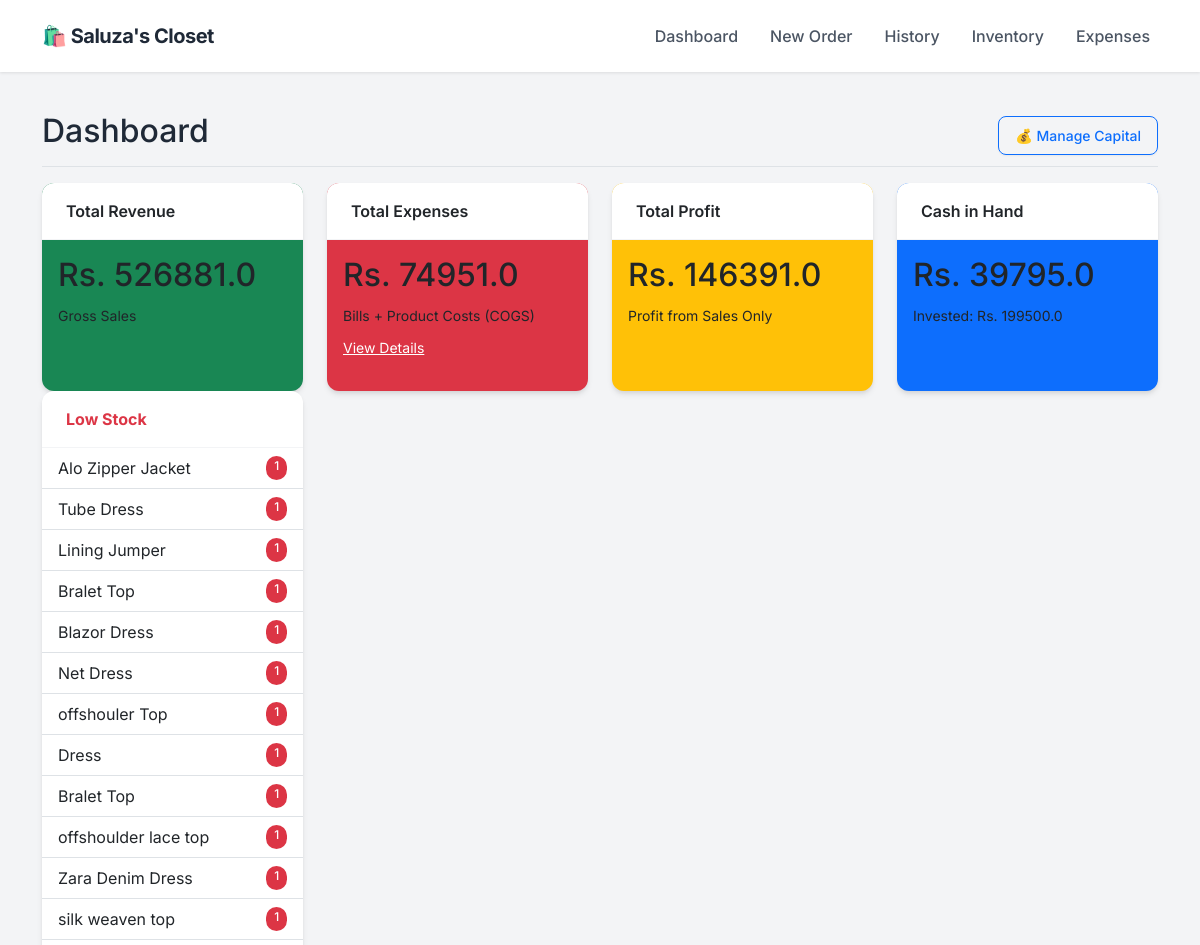
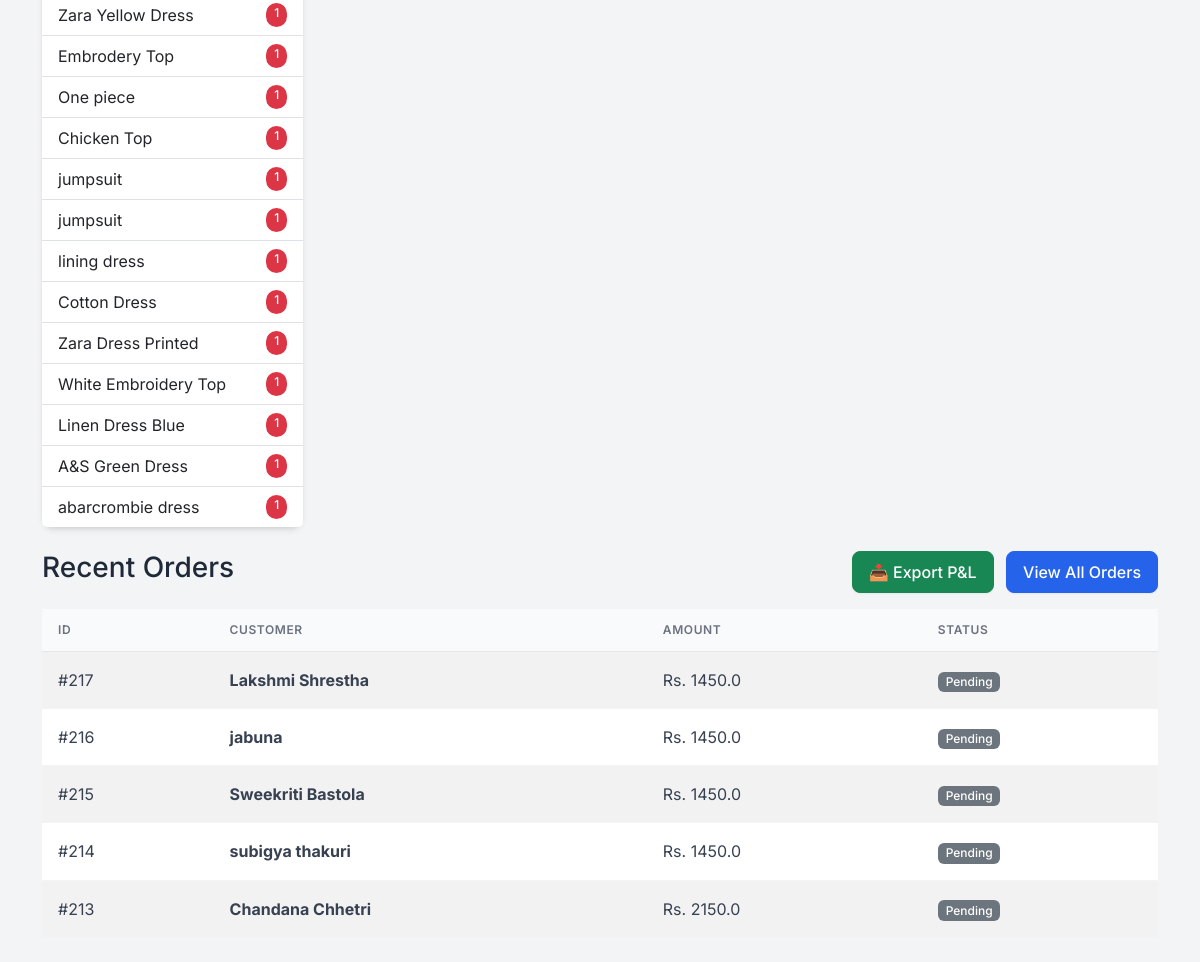
The page / on the database its author committed (2 pictures, top to bottom).
### app.py (models this page shows)
class Product(db.Model):
    id = db.Column(db.Integer, primary_key=True)
    sku = db.Column(db.String(50), unique=True, nullable=True)
    name = db.Column(db.String(100), nullable=False)
    size = db.Column(db.String(10), nullable=False)
    cost_price = db.Column(db.Float, default=0.0)
    price = db.Column(db.Float, nullable=False)
    stock = db.Column(db.Integer, default=0)
    image = db.Column(db.String(100), nullable=True)

class Order(db.Model):
    id = db.Column(db.Integer, primary_key=True)
    customer_name = db.Column(db.String(100), nullable=False)
    phone = db.Column(db.String(20), nullable=False)
    address = db.Column(db.String(200), nullable=True)
    date = db.Column(db.DateTime, default=datetime.utcnow)
    total_amount = db.Column(db.Float, default=0.0)
    profit = db.Column(db.Float, default=0.0)
    status = db.Column(db.String(20), default='Pending')
    items = db.relationship('OrderItem', backref='order', lazy=True)

### app.py (the view)
@app.route('/')
def dashboard():
    total_investment = db.session.query(db.func.sum(Investment.amount)).scalar() or 0
    total_sales = db.session.query(db.func.sum(Order.total_amount)).scalar() or 0
    manual_expenses = db.session.query(db.func.sum(Expense.amount)).scalar() or 0
    current_inventory_cost = 0
    products = Product.query.all()
    for p in products:
        current_inventory_cost += (p.stock * p.cost_price)
    gross_profit = db.session.query(db.func.sum(Order.profit)).scalar() or 0
    cost_of_sold_goods = total_sales - gross_profit
    total_product_spend = current_inventory_cost + cost_of_sold_goods
    cash_in_hand = (total_investment + total_sales) - (total_product_spend + manual_expenses)
    net_profit = gross_profit # As you requested previously (Sales Profit only)
    recent_orders = Order.query.order_by(Order.date.desc()).limit(5).all()
    low_stock = Product.query.filter(Product.stock < 2, Product.stock > 0).all()
    out_of_stock = Product.query.filter(Product.stock == 0).all()
    investments = Investment.query.order_by(Investment.date.desc()).all()
    return render_template('dashboard.html',
                           sales=total_sales,
                           gross_profit=gross_profit,
                           expenses=manual_expenses,
                           net_profit=net_profit,
                           cash_in_hand=cash_in_hand, # <--- NEW DATA
                           total_investment=total_investment, # <--- NEW DATA
                           orders=recent_orders,
                           investments=investments,
                           low_stock=low_stock,
                           out_of_stock=out_of_stock)

### templates/dashboard.html (shortened to what this page needs)
{% extends "layout.html" %}
{% block content %}
<div class="d-flex justify-content-between flex-wrap flex-md-nowrap align-items-center pt-3 pb-2 mb-3 border-bottom">
    <h1 class="h2">Dashboard</h1>
    <div class="btn-toolbar mb-2 mb-md-0">
        <button type="button" class="btn btn-sm btn-outline-primary" data-bs-toggle="modal" data-bs-target="#investmentHistoryModal">
    💰 Manage Capital
</button>
    </div>
</div>
<div class="row mb-4">
    <div class="col-md-3">
        <div class="card text-dark bg-success mb-3 h-100">
            <div class="card-header">Total Revenue</div>
            <div class="card-body">
                <h2 class="card-title">Rs. {{ sales }}</h2>
                <small>Gross Sales</small>
            </div>
        </div>
    </div>
    <div class="col-md-3">
        <div class="card text-dark bg-danger mb-3 h-100">
            <div class="card-header">Total Expenses</div>
            <div class="card-body">
                <h2 class="card-title">Rs. {{ expenses }}</h2>
                <small>Bills + Product Costs (COGS)</small> <div class="mt-2">
                    <a href="/expenses" class="text-white text-decoration-underline small">View Details</a>
                </div>
            </div>
        </div>
    </div>
    <div class="col-md-3">
        <div class="card text-dark bg-warning mb-3 h-100">
            <div class="card-header">Total Profit</div>
            <div class="card-body">
                <h2 class="card-title">Rs. {{ net_profit }}</h2>
                <small>Profit from Sales Only</small>
            </div>
        </div>
    </div>
    <div class="col-md-3">
        <div class="card text-dark bg-primary mb-3 h-100">
            <div class="card-header">Cash in Hand</div>
            <div class="card-body">
                <h2 class="card-title">Rs. {{ cash_in_hand }}</h2>
                <small>Invested: Rs. {{ total_investment }}</small>
            </div>
        </div>
    </div>
    <div class="col-md-3">
        <div class="card border-danger h-100">
            <div class="card-header bg-transparent text-danger fw-bold">Low Stock</div>
            <ul class="list-group list-group-flush list-group-sm">
                {% for item in low_stock %}
                <li class="list-group-item d-flex justify-content-between">
                    <span>{{ item.name }}</span>
                    <span class="badge bg-danger rounded-pill">{{ item.stock }}</span>
                </li>
                {% endfor %}
            </ul>
        </div>
    </div>
</div>
<div class="d-flex justify-content-between align-items-center mb-3">
    <h3>Recent Orders</h3>
    <div>
        <a href="/export_excel" class="btn btn-success me-2">📥 Export P&L</a>
        <a href="/orders" class="btn btn-primary">View All Orders</a>
    </div>
</div>
<table class="table table-striped bg-white align-middle">
    <thead>
        <tr>
            <th>ID</th>
            <th>Customer</th>
            <th>Amount</th>
            <th>Status</th>
        </tr>
    </thead>
    <tbody>
        {% for order in orders %}
        <tr>
            <td>#{{ order.id }}</td>
            <td><strong>{{ order.customer_name }}</strong></td>
            <td>Rs. {{ order.total_amount }}</td>
            <td><span class="badge bg-secondary">{{ order.status }}</span></td>
        </tr>
        {% endfor %}
    </tbody>
</table>
{% endblock %}

### templates/layout.html (style rules this page uses)
:root { --primary-color: #2563eb; --bg-color: #f3f4f6; --text-dark: #1f2937; --card-shadow: 0 4px 6px -1px rgba(0, 0, 0, 0.1), 0 2px 4px -1px rgba(0, 0, 0, 0.06); }
body { font-family: 'Inter', sans-serif; background-color: var(--bg-color); color: var(--text-dark); }
.card { border: none; border-radius: 12px; box-shadow: var(--card-shadow); background: #ffffff; transition: transform 0.2s; }
.card-header { background-color: #ffffff; border-bottom: 1px solid #f3f4f6; font-weight: 600; padding: 1rem 1.5rem; border-radius: 12px 12px 0 0 !important; }
.btn { border-radius: 8px; font-weight: 500; padding: 0.5rem 1rem; box-shadow: 0 1px 2px 0 rgba(0, 0, 0, 0.05); }
.btn-primary { background-color: var(--primary-color); border-color: var(--primary-color); }
.table { margin-bottom: 0; }
.table thead th { background-color: #f9fafb; color: #6b7280; font-size: 0.75rem; text-transform: uppercase; letter-spacing: 0.05em; font-weight: 600; border-bottom: 1px solid #e5e7eb; padding: 0.75rem 1rem; }
.table tbody td { padding: 1rem 1rem; vertical-align: middle; color: #374151; border-bottom: 1px solid #f3f4f6; }
.badge { padding: 0.35em 0.65em; font-weight: 500; border-radius: 6px; }

### rows shown on the page
Product: name "Alo Zipper Jacket", stock "1"
Product: name "Tube Dress", stock "1"
Product: name "Lining Jumper", stock "1"
Product: name "Bralet Top", stock "1"
Product: name "Blazor Dress", stock "1"
Product: name "Net Dress", stock "1"
Product: name "offshouler Top", stock "1"
Product: name "Dress", stock "1"
Product: name "Bralet Top", stock "1"
Product: name "offshoulder lace top", stock "1"
Product: name "Zara Denim Dress", stock "1"
Product: name "silk weaven top", stock "1"
Product: name "Zara Yellow Dress", stock "1"
Product: name "Embrodery Top", stock "1"
Product: name "One piece", stock "1"
Product: name "Chicken Top", stock "1"
Product: name "jumpsuit", stock "1"
Product: name "jumpsuit", stock "1"
Product: name "lining dress", stock "1"
Product: name "Cotton Dress", stock "1"
Product: name "Zara Dress Printed", stock "1"
Product: name "White Embroidery Top", stock "1"
Product: name "Linen Dress Blue", stock "1"
Product: name "A&S Green Dress", stock "1"
Product: name "abarcrombie dress", stock "1"
Order: id "217", customer_name "Lakshmi Shrestha", total_amount "1450.0", status "Pending"
Order: id "216", customer_name "jabuna", total_amount "1450.0", status "Pending"
Order: id "215", customer_name "Sweekriti Bastola", total_amount "1450.0", status "Pending"
Order: id "214", customer_name "subigya thakuri", total_amount "1450.0", status "Pending"
Order: id "213", customer_name "Chandana Chhetri", total_amount "2150.0", status "Pending"

### other values the page prints
{{ sales }} "526881.0"
{{ expenses }} "74951.0"
{{ net_profit }} "146391.0"
{{ cash_in_hand }} "39795.0"
{{ total_investment }} "199500.0"
